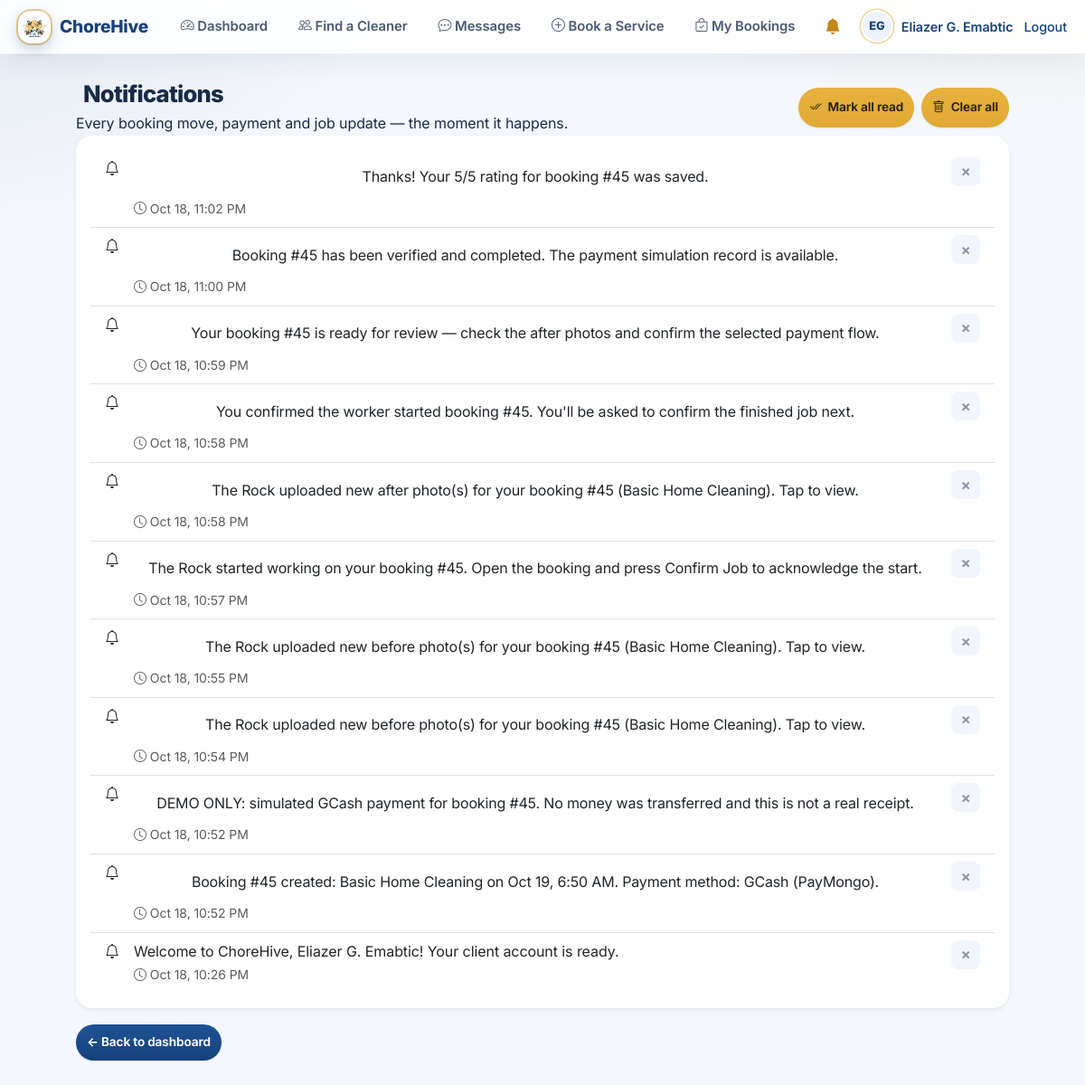
/notifications.php (signed in), run on the app's committed database.
### tables this page shows
CREATE TABLE notifications (
  id INT AUTO_INCREMENT PRIMARY KEY,
  user_id INT NOT NULL,
  title VARCHAR(120) NULL,
  message VARCHAR(500) NOT NULL,
  action_url VARCHAR(255) NULL,
  is_read TINYINT(1) DEFAULT 0,
  created_at TIMESTAMP DEFAULT CURRENT_TIMESTAMP,
  FOREIGN KEY (user_id) REFERENCES users(id) ON DELETE CASCADE
);

### config.php (called while the page is built, shortened)
<?php
function ch_base() {
    $dir = str_replace('\\', '/', dirname($_SERVER['SCRIPT_NAME'] ?? '/index.php'));
    $dir = preg_replace('~/(client|worker|admin)$~', '', $dir);
    return rtrim($dir, '/');
}
function e($s) { return htmlspecialchars($s ?? '', ENT_QUOTES, 'UTF-8'); }
function current_user() { return $_SESSION['user'] ?? null; }

### notifications.php (the view, shortened to what this page needs)
<?php
require 'config.php';
function notif_payload($conn, $uid) {
    $stmt = $conn->prepare("SELECT id, message, action_url, created_at, is_read FROM notifications
                            WHERE user_id=? ORDER BY created_at DESC LIMIT 30");
    $stmt->bind_param('i', $uid);
    $stmt->execute();
    $out = [];
    $res = $stmt->get_result();
    while ($r = $res->fetch_assoc()) {
        $out[] = [
            'id'      => (int)$r['id'],
            'message' => $r['message'],
            'url'     => is_string($r['action_url']) && preg_match('~^(client|worker|admin)/[a-z0-9_-]+\.php(?:\?[a-z0-9_=&%-]*)?$|^chat\.php(?:\?[a-z0-9_=&%-]*)?$~i', $r['action_url'])
                ? ch_base() . '/' . $r['action_url']
                : null,
            'when'    => date('M j, g:i A', strtotime($r['created_at'])),
            'unread'  => !$r['is_read'],
        ];
    }
    return $out;
}
require 'layout.php';
$items = notif_payload($conn, $u['id']);
?>
<div class="page-hero d-flex flex-wrap align-items-center justify-content-between gap-3">
  <div>
    <h1 class="mb-1"><i class="bi bi-bell-ring me-2"></i>Notifications</h1>
    <p class="mb-0">Every booking move, payment and job update — the moment it happens.</p>
  </div>
  <div class="d-flex gap-2">
    <form method="post" class="m-0"><?= csrf_field() ?><button class="btn btn-light btn-sm" name="action" value="read_all"><i class="bi bi-check2-all"></i> Mark all read</button></form>
    <form method="post" class="m-0" data-confirm="Clear all notifications?" data-confirm-title="Clear notifications" data-confirm-yes="Yes, clear all"><?= csrf_field() ?><button class="btn btn-outline-light btn-sm" name="action" value="clear"><i class="bi bi-trash"></i> Clear all</button></form>
  </div>
</div>
<div class="card shadow-sm border-0 p-0 overflow-hidden">
  <div class="card-body p-2 p-md-3">
    <?php if (!$items): ?>
      <div class="empty-state"><span class="big">🔔</span><b>You're all caught up.</b><br><span class="muted">New booking updates, payments and job status changes will appear here instantly.</span></div>
    <?php else: ?>
      <div class="list-group list-group-flush notif-list">
        <?php foreach ($items as $n): ?>
          <div class="list-group-item d-flex gap-3 align-items-start <?= $n['unread'] ? 'notif-unread' : '' ?>">
            <span class="notif-ico"><i class="bi <?= $n['unread'] ? 'bi-bell-fill' : 'bi-bell' ?>"></i></span>
            <div class="flex-grow-1">
              <?php if ($n['url']): ?><form method="post" class="m-0"><button class="notif-follow" type="submit"><?= e($n['message']) ?></button></form><?php else: ?><div class="notif-msg"><?= e($n['message']) ?></div><?php endif; ?>
              <small class="text-muted"><i class="bi bi-clock me-1"></i><?= e($n['when']) ?></small>
            </div>
            <form method="post" class="m-0"><?= csrf_field() ?><input type="hidden" name="id" value="<?= $n['id'] ?>"><button class="icon-btn" name="action" value="delete_one" title="Delete">×</button></form>
          </div>
        <?php endforeach; ?>
      </div>
    <?php endif; ?>
  </div>
</div>
<p class="mt-3"><a class="btn btn-sec btn-sm" href="<?= $base ?>/<?= $u['role'] ?>/dashboard.php">← Back to dashboard</a></p>
<?php require 'footer.php'; ?>

### layout.php (style rules this page uses)
:root { --navy:#17427a; --navy-dark:#0f2d55; --honey:#e0aa33; --honey-dark:#c1861a; --dark:#17427a; --bg:#f4f7fc; --card:#fff; --ink:#1f2c44; --muted:#6b7a90; --line:#e3e9f2; --line-2:#edf1f8; --ok:#2e7d32; --warn:#b7791f; --err:#c62828; --info:#1565c0; --ok-bg:#e8f5e9; --warn-bg:#fdf3e3; --err-bg:#fdecea; --info-bg:#e8f0fd; --radius:16px; --radius-sm:10px; --radius-pill:999px; --shadow-sm:0 1px 2px rgba(23,66,122,.06), 0 1px 3px rgba(23,66,122,.04); --shadow:0 1px 2px rgba(23,66,122,.05), 0 6px 20px rgba(23,66,122,.07); --shadow-lg:0 12px 38px rgba(23,66,122,.15); --ring:0 0 0 3px rgba(224,170,51,.35); --ease:cubic-bezier(.4,0,.2,1); --fast:.15s; --med:.25s; --slow:.45s; }
* ,*::before,*::after { box-sizing:border-box; }
body,h1,h2,h3,h4,h5,p,ul,ol,figure { margin:0; }
html { -webkit-text-size-adjust:100%; scroll-behavior:smooth; }
body { font-family:'Segoe UI',system-ui,-apple-system,sans-serif; background:var(--bg); color:var(--ink); min-height:100vh; line-height:1.55; letter-spacing:-.005em; -webkit-font-smoothing:antialiased; }
.card { background:var(--card); border:1px solid var(--line-2); border-radius:var(--radius); padding:24px; margin-bottom:18px; box-shadow:var(--shadow); transition:box-shadow var(--med) var(--ease), border-color var(--med) var(--ease); }
h1 { font-size:1.6rem; margin-bottom:14px; letter-spacing:-.022em; line-height:1.25; }
button,.btn { background:linear-gradient(180deg,#e7b23d,var(--honey)); color:#2a2110; border:0; padding:10px 18px; border-radius:var(--radius-sm); cursor:pointer; text-decoration:none; display:inline-block; font:inherit; font-weight:600; box-shadow:0 1px 2px rgba(23,66,122,.1); transition:transform var(--fast) var(--ease), box-shadow var(--med) var(--ease), background var(--fast) var(--ease); }
.btn-sm { padding:7px 13px; font-size:.85rem; border-radius:9px; }
.btn-sec { background:linear-gradient(180deg,#1e5295,var(--navy)); color:#fff; }
.notif-follow { display:block; width:100%; padding:0; border:0; background:transparent; box-shadow:none; color:inherit; text-align:left; font:inherit; line-height:1.45; cursor:pointer; }
.icon-btn { width:26px; height:26px; padding:0; line-height:1; border-radius:8px; border:0; background:#f2f6fc; box-shadow:none; color:#8a97ab; font-size:1.05rem; cursor:pointer; display:inline-flex; align-items:center; justify-content:center; transition:background var(--fast) var(--ease), color var(--fast) var(--ease), transform var(--fast) var(--ease); }
body { font-family:'Inter','Segoe UI',system-ui,-apple-system,sans-serif; }
body:not(.adminpage) { background:radial-gradient(1000px 420px at 100% -10%, rgba(224,170,51,.14), transparent 60%), radial-gradient(900px 420px at -10% 0%, rgba(23,66,122,.08), transparent 60%), var(--bg); background-attachment:fixed; }
.card { border:1px solid var(--line-2); border-radius:20px; box-shadow:var(--shadow); transition:box-shadow var(--med) var(--ease), transform var(--med) var(--ease); }
h1 { font-weight:800; letter-spacing:-.025em; }
.btn, button { border-radius:var(--radius-pill); }

### data on the page
notifications: message "Thanks! Your 5/5 rating for booking #45 was saved.", when "Oct 18, 11:02 PM"
notifications: message "Booking #45 has been verified and completed. The payment simulation record is available.", when "Oct 18, 11:00 PM"
notifications: message "Your booking #45 is ready for review — check the after photos and confirm the selected payment flow.", when "Oct 18, 10:59 PM"
notifications: message "You confirmed the worker started booking #45. You'll be asked to confirm the finished job next.", when "Oct 18, 10:58 PM"
notifications: message "The Rock uploaded new after photo(s) for your booking #45 (Basic Home Cleaning). Tap to view.", when "Oct 18, 10:58 PM"
notifications: message "The Rock started working on your booking #45. Open the booking and press Confirm Job to acknowledge the start.", when "Oct 18, 10:57 PM"
notifications: message "The Rock uploaded new before photo(s) for your booking #45 (Basic Home Cleaning). Tap to view.", when "Oct 18, 10:55 PM"
notifications: message "The Rock uploaded new before photo(s) for your booking #45 (Basic Home Cleaning). Tap to view.", when "Oct 18, 10:54 PM"
notifications: message "DEMO ONLY: simulated GCash payment for booking #45. No money was transferred and this is not a real receipt.", when "Oct 18, 10:52 PM"
notifications: message "Booking #45 created: Basic Home Cleaning on Oct 19, 6:50 AM. Payment method: GCash (PayMongo).", when "Oct 18, 10:52 PM"
notifications: message "Welcome to ChoreHive, Eliazer G. Emabtic! Your client account is ready.", when "Oct 18, 10:26 PM"

### other printed values
initials($u['name']) "EG"
$u['name'] "Eliazer G. Emabtic"
